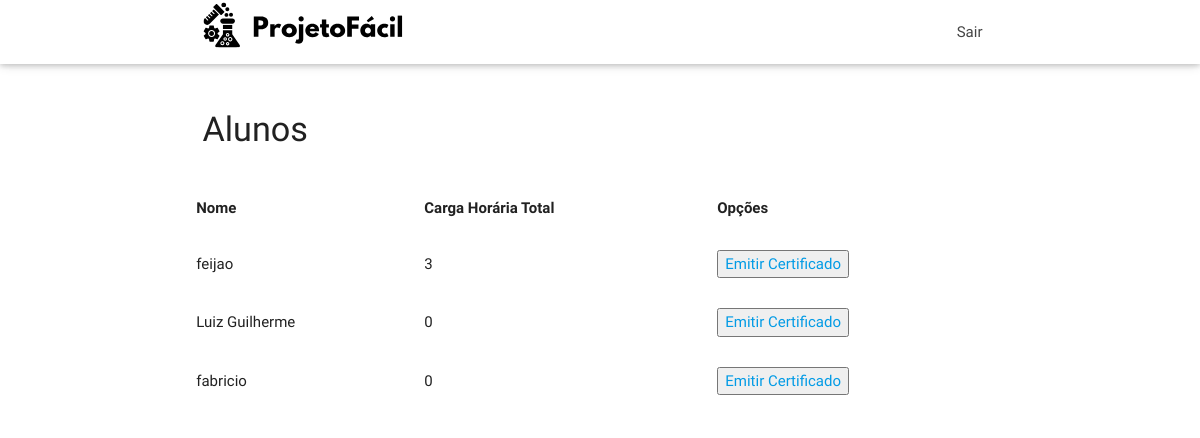
/Login/professor/certificadoAluno.php?id_projeto=24 (signed in), run on the app's committed database.
### tables this page shows
CREATE TABLE IF NOT EXISTS `usuario_projeto` (
  `fk_usuario_id_usuario` int DEFAULT NULL,
  `fk_projeto_id_projeto` int DEFAULT NULL,
  `id_inscricao` int NOT NULL AUTO_INCREMENT,
  PRIMARY KEY (`id_inscricao`),
  KEY `fk_usuario_id_usuario` (`fk_usuario_id_usuario`),
  KEY `fk_projeto_id_projeto` (`fk_projeto_id_projeto`)
);

CREATE TABLE IF NOT EXISTS `usuario` (
  `id_usuario` int NOT NULL AUTO_INCREMENT,
  `nome` varchar(255) DEFAULT NULL,
  `email` varchar(255) DEFAULT NULL,
  `senha` varchar(255) DEFAULT NULL,
  `usuario_tipo` int NOT NULL,
  PRIMARY KEY (`id_usuario`)
);

### Crud/crud_usuario/listar.php (the view, shortened to what this page needs)
<?php
$conexao = conectar();
$id_projeto = $_GET['id_projeto'];
$sql = "SELECT
            user.nome,
            userpro.id_inscricao,
            SUM(CASE WHEN freq.id_frequencia IS NOT NULL THEN en.CH ELSE 0 END) AS total_CH
        FROM
            projeto pro
        INNER JOIN
            encontro en ON en.fk_id_projeto = pro.id_projeto
        INNER JOIN
            usuario_projeto userpro ON userpro.fk_projeto_id_projeto = pro.id_projeto
        INNER JOIN
            usuario user ON user.id_usuario = userpro.fk_usuario_id_usuario
        LEFT JOIN
            frequencia freq ON freq.fk_id_encontro = en.id_encontro
            AND freq.fk_usuario_id_usuario = user.id_usuario
        WHERE
            pro.id_projeto = $id_projeto
        GROUP BY
            user.id_usuario;";
$resultado = mysqli_query($conexao, $sql);
echo '<table border=1>
<tr>
<th>Nome</th>
<th>Carga Horária Total</th>
<th>Opções</th>
</tr>';
while ($dados = mysqli_fetch_assoc($resultado)) {
    echo '<tr>';
    echo '<td>' . ($dados['nome']) . '</td>';
    echo '<td>' . ($dados['total_CH']) . '</td>';
    echo '<td><button><a href="../../certificado.php?verificacao=' . ($dados['id_inscricao']) .'">Emitir Certificado</a></button></td>';
    echo '</tr>';
}
echo '</table>';
?>

### Style/css/style.css (style rules this page uses)
h4, table { font-family: "Arimo", serif; font-optical-sizing: auto; font-style: normal; }

### data on the page
usuario_projeto: fk_usuario_id_usuario.nome "feijao", total_CH "3"
usuario_projeto: fk_usuario_id_usuario.nome "Luiz Guilherme", total_CH "0"
usuario_projeto: fk_usuario_id_usuario.nome "fabricio", total_CH "0"
